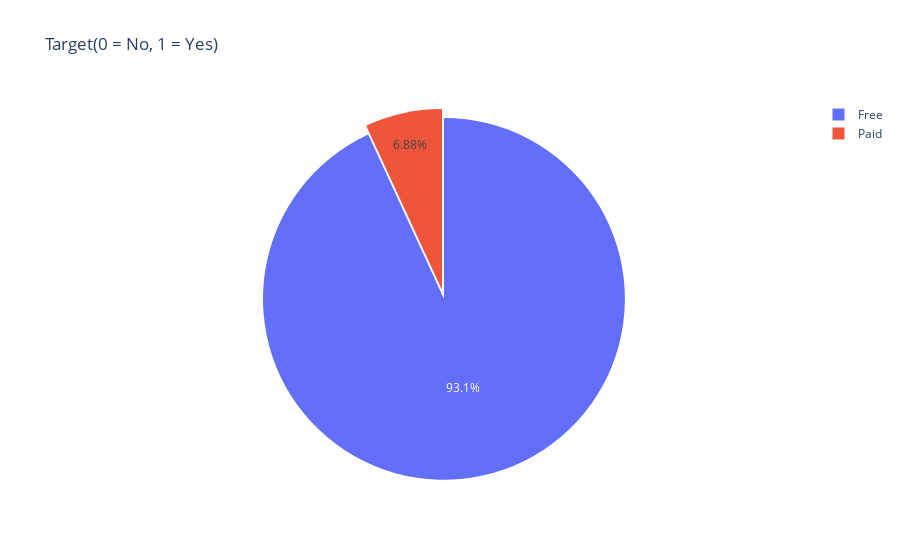

This figure's notebook cell:
### Code cell
import plotly
import plotly.graph_objs as go
from plotly.offline import init_notebook_mode, iplot
init_notebook_mode(connected=True)
col = "Type"
grouped = df[col].value_counts().reset_index()
grouped = grouped.rename(columns = {col : "count", "index" : col})

## plot
trace = go.Pie(labels=grouped[col], values=grouped['count'], pull=[0.05, 0])
layout = {'title': 'Target(0 = No, 1 = Yes)'}
fig = go.Figure(data = [trace], layout = layout)
iplot(fig)

### Figure 1 — Plotly figure (JSON) as saved in the notebook; plotly's stock layout.template omitted (floating-point values rounded to 4 significant figures)
{"data": [{"labels": ["Free", "Paid"], "pull": [0.05, 0], "type": "pie", "values": [8275, 611]}], "layout": {"title": {"text": "Target(0 = No, 1 = Yes)"}}}
